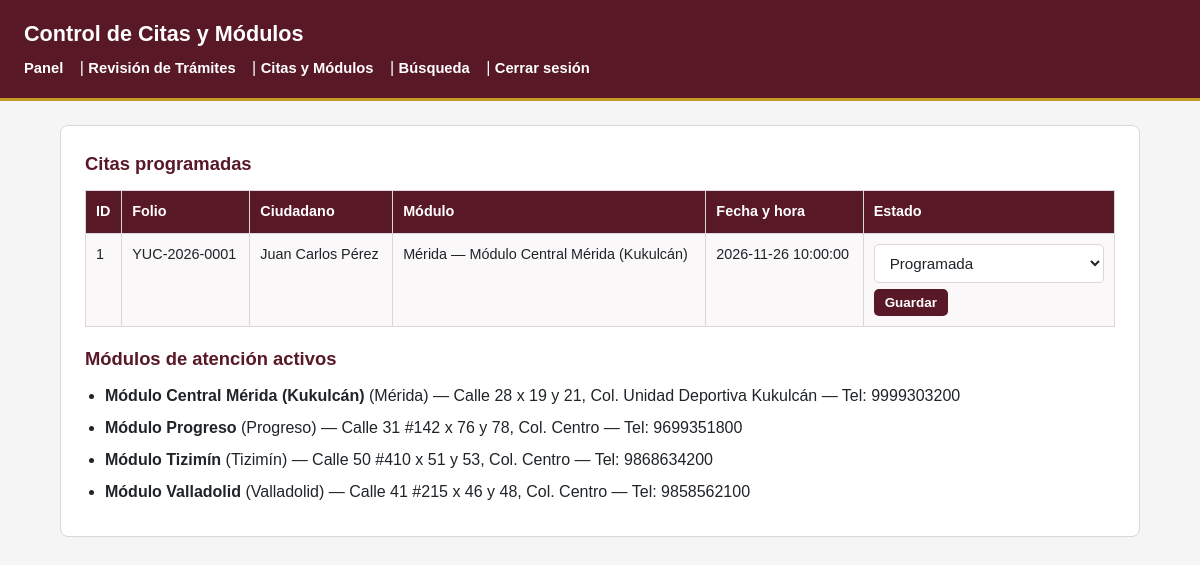
/admin/citas_modulos.php (signed in), run on the app's committed database.
### tables this page shows
CREATE TABLE IF NOT EXISTS CITA (
    id_cita INT AUTO_INCREMENT PRIMARY KEY,
    fecha_programada DATE NOT NULL,
    hora TIME NOT NULL,
    estado_cita ENUM('Programada', 'Atendida', 'Cancelada', 'Reprogramada') NOT NULL DEFAULT 'Programada',
    folio_tramite VARCHAR(20) NOT NULL,
    id_modulo INT NOT NULL,
    FOREIGN KEY (folio_tramite) REFERENCES TRAMITE(folio_tramite)
        ON UPDATE CASCADE
        ON DELETE RESTRICT,
    FOREIGN KEY (id_modulo) REFERENCES MODULO(id_modulo)
        ON UPDATE CASCADE
        ON DELETE RESTRICT
);

CREATE TABLE IF NOT EXISTS PROPIETARIO (
    id_propietario INT AUTO_INCREMENT PRIMARY KEY,
    id_usuario INT NOT NULL UNIQUE,
    curp CHAR(18) NOT NULL UNIQUE,
    nombre VARCHAR(80) NOT NULL,
    primer_apellido VARCHAR(60) NOT NULL,
    segundo_apellido VARCHAR(60) NULL,
    telefono VARCHAR(15) NOT NULL,
    email VARCHAR(150) NOT NULL UNIQUE,
    FOREIGN KEY (id_usuario) REFERENCES USUARIOS(id_usuario)
        ON UPDATE CASCADE
        ON DELETE RESTRICT
);

CREATE TABLE IF NOT EXISTS MODULO (
    id_modulo INT AUTO_INCREMENT PRIMARY KEY,
    nombre_modulo VARCHAR(100) NOT NULL,
    direccion VARCHAR(200) NOT NULL,
    municipio VARCHAR(80) NOT NULL,
    tel_modulo VARCHAR(15) NOT NULL,
    activo TINYINT(1) NOT NULL DEFAULT 1
);

### admin/citas_modulos.php (the view, shortened to what this page needs)
<?php
$pdo = Conexion::obtenerConexion();
$estadosCita = ["Programada", "Atendida", "Cancelada", "Reprogramada"];
$sqlCitas = "SELECT c.id_cita, c.fecha_programada, c.hora, c.estado_cita, c.folio_tramite,
                    m.nombre_modulo, m.municipio,
                    p.nombre, p.primer_apellido
             FROM CITA AS c
             INNER JOIN MODULO AS m ON m.id_modulo = c.id_modulo
             INNER JOIN TRAMITE AS t ON t.folio_tramite = c.folio_tramite
             INNER JOIN VEHICULO AS v ON v.num_serie = t.num_serie
             INNER JOIN PROPIETARIO AS p ON p.id_propietario = v.id_propietario
             ORDER BY c.fecha_programada ASC, c.hora ASC";
$citas = $pdo->query($sqlCitas)->fetchAll();
$modulos = $pdo->query("SELECT * FROM MODULO WHERE activo = 1 ORDER BY municipio, nombre_modulo")->fetchAll();
?>
<!DOCTYPE html>
<html lang="es">
<head>
    <link rel="stylesheet" href="../css/estilos.css">
</head>
<body>
    <header>
        <h1>Control de Citas y Módulos</h1>
        <nav>
            <a href="panel.php">Panel</a> |
            <a href="tramites.php">Revisión de Trámites</a> |
            <a href="citas_modulos.php">Citas y Módulos</a> |
            <a href="busqueda.php">Búsqueda</a> |
            <a href="../api/logout.php">Cerrar sesión</a>
        </nav>
    </header>
    <main>
        <h2>Citas programadas</h2>
        <table border="1" cellpadding="8" cellspacing="0">
            <tr>
                <th>ID</th>
                <th>Folio</th>
                <th>Ciudadano</th>
                <th>Módulo</th>
                <th>Fecha y hora</th>
                <th>Estado</th>
            </tr>
            <?php foreach ($citas as $cita): ?>
                <tr>
                    <td><?= (int) $cita["id_cita"] ?></td>
                    <td><?= htmlspecialchars($cita["folio_tramite"], ENT_QUOTES, "UTF-8") ?></td>
                    <td><?= htmlspecialchars($cita["nombre"] . " " . $cita["primer_apellido"], ENT_QUOTES, "UTF-8") ?></td>
                    <td><?= htmlspecialchars($cita["municipio"] . " — " . $cita["nombre_modulo"], ENT_QUOTES, "UTF-8") ?></td>
                    <td><?= htmlspecialchars($cita["fecha_programada"] . " " . $cita["hora"], ENT_QUOTES, "UTF-8") ?></td>
                    <td>
                        <form method="POST" action="citas_modulos.php" style="display:inline;">
                            <select name="estado_cita">
                                <?php foreach ($estadosCita as $est): ?>
                                    <option value="<?= htmlspecialchars($est, ENT_QUOTES, "UTF-8") ?>" <?= $cita["estado_cita"] === $est ? "selected" : "" ?>>
                                        <?= htmlspecialchars($est, ENT_QUOTES, "UTF-8") ?>
                                    </option>
                                <?php endforeach; ?>
                            </select>
                            <button type="submit">Guardar</button>
                        </form>
                    </td>
                </tr>
            <?php endforeach; ?>
        </table>
        <h2>Módulos de atención activos</h2>
        <ul>
            <?php foreach ($modulos as $mod): ?>
                <li>
                    <strong><?= htmlspecialchars($mod["nombre_modulo"], ENT_QUOTES, "UTF-8") ?></strong>
                    (<?= htmlspecialchars($mod["municipio"], ENT_QUOTES, "UTF-8") ?>) —
                    <?= htmlspecialchars($mod["direccion"], ENT_QUOTES, "UTF-8") ?> —
                    Tel: <?= htmlspecialchars($mod["tel_modulo"], ENT_QUOTES, "UTF-8") ?>
                </li>
            <?php endforeach; ?>
        </ul>
    </main>
</body>
</html>

### css/estilos.css (style rules this page uses)
:root { --color-primario: #581825; --color-primario-oscuro: #3e1019; --color-acento: #c59b27; --color-fondo: #f6f5f5; --color-superficie: #ffffff; --color-texto: #1f2428; --color-texto-suave: #5c6470; --color-borde: #dcd6d8; --color-exito-bg: #e6f4ea; --color-exito-txt: #1e6b34; --color-error-bg: #fce8e6; --color-error-txt: #a50e0e; }
* { box-sizing: border-box; margin: 0; padding: 0; }
body { font-family: Arial, Helvetica, sans-serif; background-color: var(--color-fondo); color: var(--color-texto); line-height: 1.5; }
header { background-color: var(--color-primario); color: var(--color-superficie); padding: 18px 24px; border-bottom: 3px solid var(--color-acento); }
header h1 { font-size: 1.35rem; margin-bottom: 6px; }
nav a { color: var(--color-superficie); text-decoration: none; font-weight: 600; font-size: 0.92rem; margin-right: 12px; }
main { max-width: 1080px; margin: 24px auto; padding: 24px; background-color: var(--color-superficie); border: 1px solid var(--color-borde); border-radius: 8px; }
h2 { color: var(--color-primario); font-size: 1.15rem; margin: 18px 0 12px; }
h2:first-child { margin-top: 0; }
form { margin: 14px 0 22px; }
input[type="text"], input[type="email"], input[type="password"], input[type="number"], input[type="date"], input[type="time"], select { width: 100%; padding: 9px 11px; border: 1px solid var(--color-borde); border-radius: 5px; font-size: 0.95rem; color: var(--color-texto); background-color: var(--color-superficie); }
button { margin-top: 14px; padding: 9px 16px; background-color: var(--color-primario); color: var(--color-superficie); border: none; border-radius: 5px; font-size: 0.92rem; font-weight: 600; cursor: pointer; }
a { color: var(--color-primario); }
table { width: 100%; border-collapse: collapse; margin-top: 12px; font-size: 0.9rem; }
th, td { padding: 10px; border: 1px solid var(--color-borde); text-align: left; vertical-align: top; }
th { background-color: var(--color-primario); color: var(--color-superficie); }
tr:nth-child(even) td { background-color: #faf8f9; }
table form { margin: 0; }
table button { margin-top: 6px; padding: 6px 11px; font-size: 0.84rem; }
ul { margin-left: 20px; margin-top: 10px; }
li { margin-bottom: 8px; }

### data on the page
cita: id_cita "1", folio_tramite "YUC-2026-0001", propietario.nombre+primer_apellido "Juan Carlos Pérez", id_modulo.nombre_modulo "Mérida — Módulo Central Mérida (Kukulcán)", fecha_programada+hora "2026-11-26 10:00:00", estado_cita "Programada"
modulo: nombre_modulo "Módulo Central Mérida (Kukulcán)", municipio "Mérida", direccion "Calle 28 x 19 y 21, Col. Unidad Deportiva Kukulcán", tel_modulo "9999303200"
modulo: nombre_modulo "Módulo Progreso", municipio "Progreso", direccion "Calle 31 #142 x 76 y 78, Col. Centro", tel_modulo "9699351800"
modulo: nombre_modulo "Módulo Tizimín", municipio "Tizimín", direccion "Calle 50 #410 x 51 y 53, Col. Centro", tel_modulo "9868634200"
modulo: nombre_modulo "Módulo Valladolid", municipio "Valladolid", direccion "Calle 41 #215 x 46 y 48, Col. Centro", tel_modulo "9858562100"
